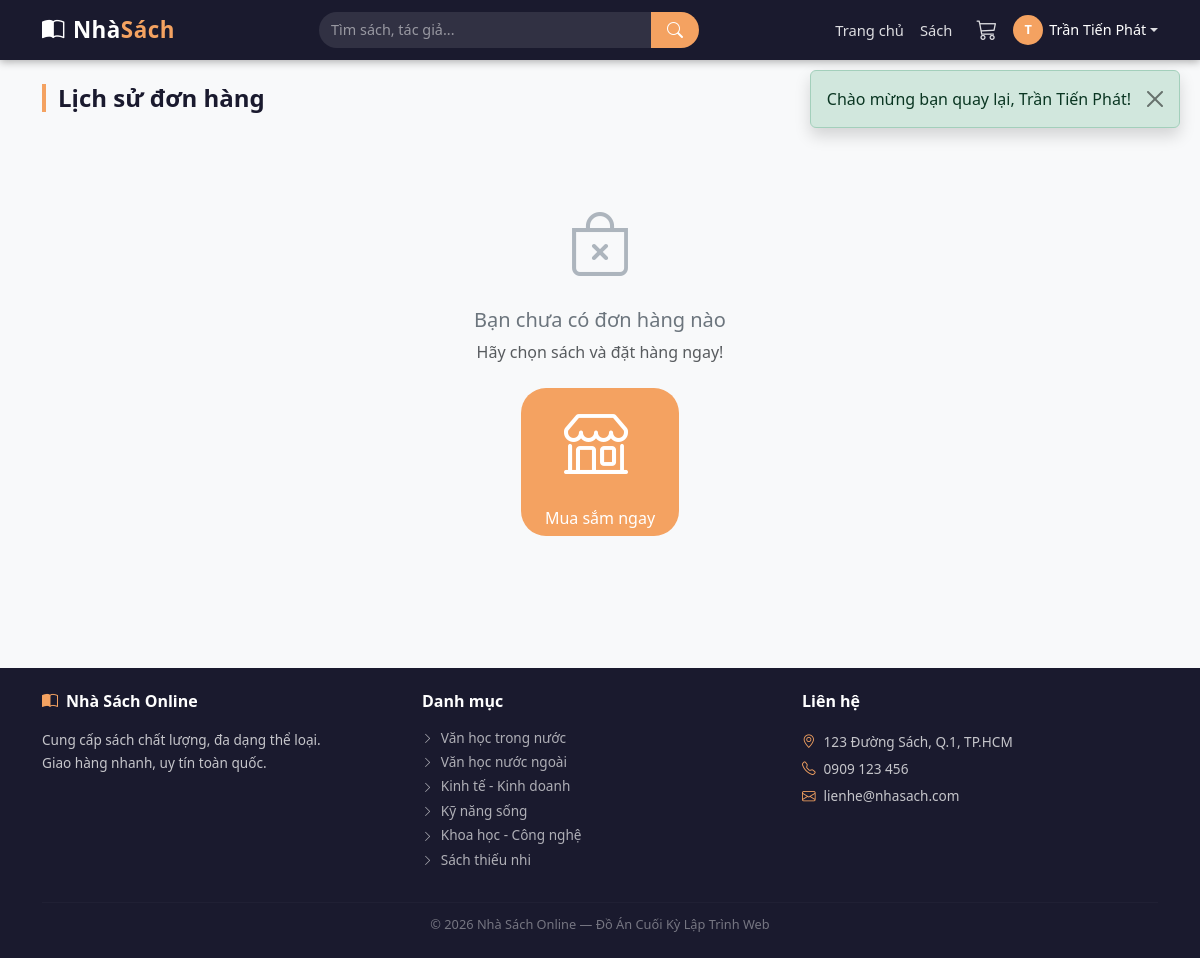
The page /orders.php (signed in) on the database as committed earlier.
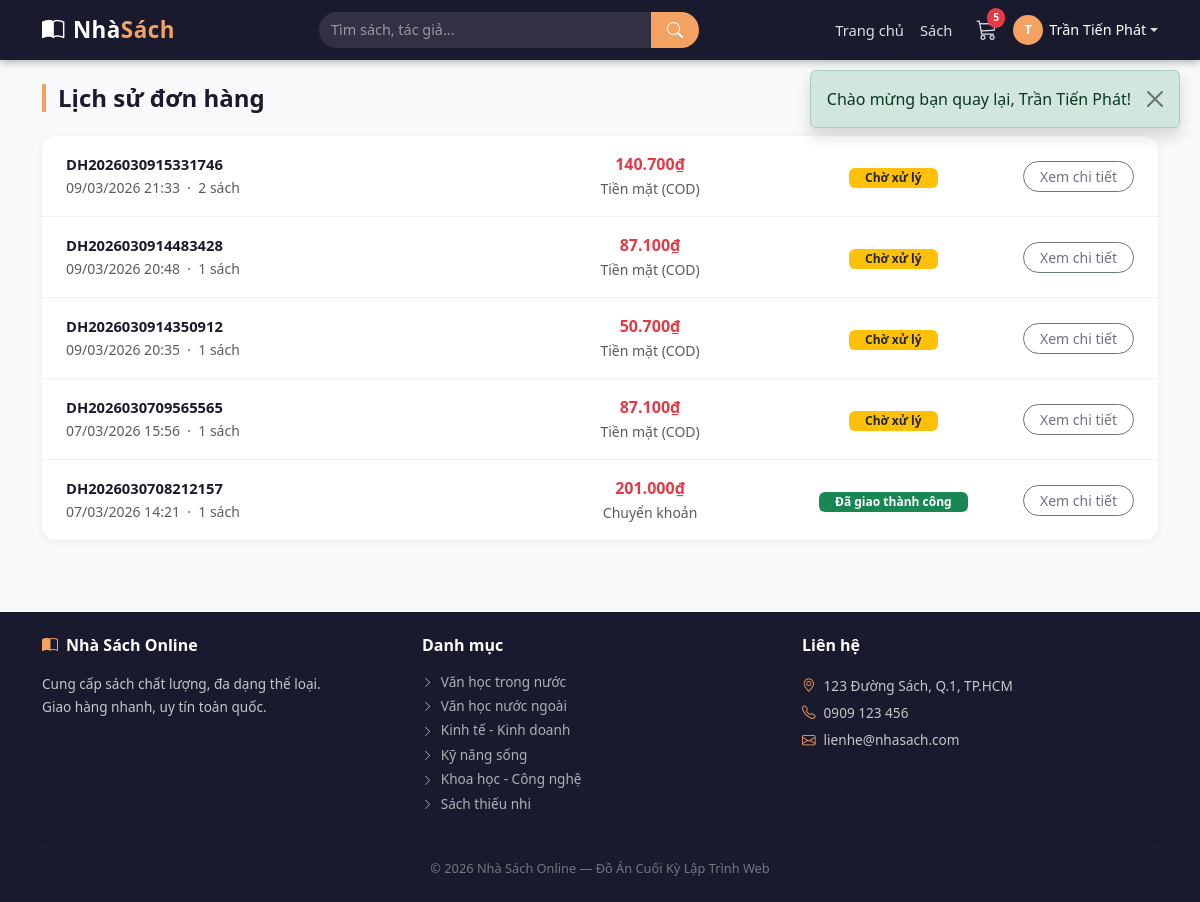
The same page on the database as committed later.
### tables this page shows
CREATE TABLE `the_loai` (
  `id` int(11) NOT NULL,
  `ten` varchar(100) NOT NULL,
  `mo_ta` text DEFAULT NULL,
  `trang_thai` tinyint(1) NOT NULL DEFAULT 1
);

CREATE TABLE `don_hang` (
  `id` int(11) NOT NULL,
  `ma_don` varchar(20) NOT NULL,
  `khach_hang_id` int(11) NOT NULL,
  `ngay_dat` datetime DEFAULT current_timestamp(),
  `ten_nguoi_nhan` varchar(100) NOT NULL,
  `so_dien_thoai` varchar(15) NOT NULL,
  `dia_chi` varchar(255) NOT NULL,
  `phuong_xa` varchar(100) DEFAULT NULL,
  `tinh_tp` varchar(100) DEFAULT NULL,
  `phuong_thuc_tt` enum('tien_mat','chuyen_khoan','truc_tuyen') NOT NULL DEFAULT 'tien_mat',
  `tong_tien` decimal(15,2) NOT NULL,
  `trang_thai` enum('cho_xu_ly','da_xac_nhan','da_giao','da_huy') NOT NULL DEFAULT 'cho_xu_ly',
  `ghi_chu` text DEFAULT NULL
);

### orders.php (the view, shortened to what this page needs)
<?php
require_once 'includes/header.php';
$kh_id = $_SESSION['khach_hang_id'];
$stmt = $pdo->prepare("
    SELECT dh.*,
           COUNT(ct.id) AS so_sach
    FROM don_hang dh
    LEFT JOIN chi_tiet_don_hang ct ON ct.don_hang_id = dh.id
    WHERE dh.khach_hang_id = ?
    GROUP BY dh.id
    ORDER BY dh.ngay_dat DESC
");
$stmt->execute([$kh_id]);
$don_hangs = $stmt->fetchAll();
$trang_thai_info = [
    'cho_xu_ly'   => ['label' => 'Chờ xử lý',       'class' => 'bg-warning text-dark'],
    'da_xac_nhan' => ['label' => 'Đã xác nhận',      'class' => 'bg-info text-white'],
    'da_giao'     => ['label' => 'Đã giao thành công','class' => 'bg-success text-white'],
    'da_huy'      => ['label' => 'Đã huỷ',           'class' => 'bg-danger text-white'],
];
$pt_label = [
    'tien_mat'     => 'Tiền mặt (COD)',
    'chuyen_khoan' => 'Chuyển khoản',
    'truc_tuyen'   => 'Trực tuyến',
];
?>
<div class="container py-4">
  <h4 class="section-title mb-4">Lịch sử đơn hàng</h4>
  <?php if (isset($don)): ?>
  <div class="mb-3">
    <a href="/nhasach/orders.php" class="text-muted" style="font-size:.88rem;">
      <i class="bi bi-arrow-left me-1"></i>Quay lại danh sách
    </a>
  </div>
  <div style="background:#fff; border-radius:14px; box-shadow:0 2px 10px rgba(0,0,0,.06); overflow:hidden;">
    <div class="px-4 py-3 d-flex justify-content-between align-items-center flex-wrap gap-2"
         style="background:#f8f9fa; border-bottom:1px solid #eee;">
      <div>
        <span class="fw-bold" style="color:#1a1a2e;">Mã đơn: <?= htmlspecialchars($don['ma_don']) ?></span>
        <small class="text-muted ms-3">
          <?= date('d/m/Y H:i', strtotime($don['ngay_dat'])) ?>
        </small>
      </div>
      <span class="badge <?= $trang_thai_info[$don['trang_thai']]['class'] ?> px-3 py-2">
        <?= $trang_thai_info[$don['trang_thai']]['label'] ?>
      </span>
    </div>
    <div class="px-4 py-3">
      <?php foreach ($chi_tiets as $ct): ?>
        <div class="d-flex align-items-center gap-3 mb-3">
          <?php if (!empty($ct['hinh']) && file_exists("uploads/" . $ct['hinh'])): ?>
            <img src="/nhasach/uploads/<?= htmlspecialchars($ct['hinh']) ?>"
                 style="width:55px; height:70px; object-fit:cover; border-radius:8px; flex-shrink:0;">
          <?php else: ?>
            <div style="width:55px; height:70px; background:#f0f0f0; border-radius:8px;
                        display:flex; align-items:center; justify-content:center; color:#ccc; flex-shrink:0;">
              <i class="bi bi-book fs-4"></i>
            </div>
          <?php endif; ?>
          <div style="flex:1;">
            <a href="/nhasach/book.php?id=<?= $ct['sach_id'] ?>"
               class="fw-semibold d-block" style="color:#1a1a2e; font-size:.9rem;">
              <?= htmlspecialchars($ct['ten_sach']) ?>
            </a>
            <small class="text-muted"><?= htmlspecialchars($ct['ma_sach']) ?></small>
          </div>
          <div class="text-end" style="flex-shrink:0;">
            <div style="font-size:.88rem; color:#666;">
              <?= number_format($ct['gia_ban_luc_dat'], 0, ',', '.') ?>₫ × <?= $ct['so_luong'] ?>
            </div>
            <div class="fw-bold" style="color:#e63946;">
              <?= number_format($ct['gia_ban_luc_dat'] * $ct['so_luong'], 0, ',', '.') ?>₫
            </div>
          </div>
        </div>
      <?php endforeach; ?>
      <hr>
      <div class="d-flex justify-content-between fw-bold">
        <span>Tổng thanh toán</span>
        <span style="color:#e63946; font-size:1.1rem;">
          <?= number_format($don['tong_tien'], 0, ',', '.') ?>₫
        </span>
      </div>
    </div>
    <div class="px-4 py-3" style="border-top:1px solid #f0f0f0; background:#fafafa;">
      <div class="row g-2" style="font-size:.88rem;">
        <div class="col-12 fw-semibold mb-1" style="color:#1a1a2e;">Thông tin giao hàng</div>
        <div class="col-5 text-muted">Người nhận</div>
        <div class="col-7"><?= htmlspecialchars($don['ten_nguoi_nhan']) ?></div>
        <div class="col-5 text-muted">Số điện thoại</div>
        <div class="col-7"><?= htmlspecialchars($don['so_dien_thoai']) ?></div>
        <div class="col-5 text-muted">Địa chỉ</div>
        <div class="col-7">
          <?= htmlspecialchars($don['dia_chi']) ?>,
          <?= htmlspecialchars($don['phuong_xa']) ?>,
          <?= htmlspecialchars($don['tinh_tp']) ?>
        </div>
        <div class="col-5 text-muted">Thanh toán</div>
        <div class="col-7"><?= $pt_label[$don['phuong_thuc_tt']] ?? '' ?></div>
        <?php if (!empty($don['ghi_chu'])): ?>
        <div class="col-5 text-muted">Ghi chú</div>
        <div class="col-7"><?= htmlspecialchars($don['ghi_chu']) ?></div>
        <?php endif; ?>
      </div>
    </div>
  </div>
  <?php else: ?>
  <?php if (empty($don_hangs)): ?>
    <div class="empty-state">
      <i class="bi bi-bag-x"></i>
      <h5>Bạn chưa có đơn hàng nào</h5>
      <p class="text-muted">Hãy chọn sách và đặt hàng ngay!</p>
      <a href="/nhasach/books.php" class="btn btn-accent px-4 mt-2">
        <i class="bi bi-shop me-2"></i>Mua sắm ngay
      </a>
    </div>
  <?php else: ?>
    <div style="background:#fff; border-radius:14px; box-shadow:0 2px 10px rgba(0,0,0,.06); overflow:hidden;">
      <?php foreach ($don_hangs as $i => $dh): ?>
        <div class="px-4 py-3 d-flex align-items-center gap-3 flex-wrap"
             style="border-bottom:<?= $i < count($don_hangs)-1 ? '1px solid #f0f0f0' : 'none' ?>;">
          <div style="flex:2; min-width:180px;">
            <div class="fw-bold" style="color:#1a1a2e; font-size:.92rem;">
              <?= htmlspecialchars($dh['ma_don']) ?>
            </div>
            <small class="text-muted">
              <?= date('d/m/Y H:i', strtotime($dh['ngay_dat'])) ?>
              &nbsp;·&nbsp; <?= $dh['so_sach'] ?> sách
            </small>
          </div>
          <div style="flex:1; text-align:center;">
            <div class="fw-bold" style="color:#e63946;">
              <?= number_format($dh['tong_tien'], 0, ',', '.') ?>₫
            </div>
            <small class="text-muted"><?= $pt_label[$dh['phuong_thuc_tt']] ?? '' ?></small>
          </div>
          <div style="flex:1; text-align:center;">
            <span class="badge <?= $trang_thai_info[$dh['trang_thai']]['class'] ?> px-3 py-1">
              <?= $trang_thai_info[$dh['trang_thai']]['label'] ?>
            </span>
          </div>
          <div style="flex-shrink:0;">
            <a href="/nhasach/orders.php?id=<?= $dh['id'] ?>"
               class="btn btn-sm btn-outline-secondary px-3" style="border-radius:20px;">
              Xem chi tiết
            </a>
          </div>
        </div>
      <?php endforeach; ?>
    </div>
  <?php endif; ?>
  <?php endif; ?>
</div>
<?php require_once 'includes/footer.php'; ?>

### includes/header.php (shortened to what this page needs)
<?php
require_once __DIR__ . '/../config/database.php';
$so_san_pham_gio = 0;
if (isset($_SESSION['khach_hang_id'])) {
    $stmt_gio = $pdo->prepare("SELECT COALESCE(SUM(so_luong),0) FROM gio_hang WHERE khach_hang_id=?");
    $stmt_gio->execute([$_SESSION['khach_hang_id']]);
    $so_san_pham_gio = (int)$stmt_gio->fetchColumn();
} elseif (isset($_SESSION['gio_hang'])) {
    foreach ($_SESSION['gio_hang'] as $sl) {
        $so_san_pham_gio += $sl;
    }
}
?>
<!DOCTYPE html>
<html lang="vi">
<head>
  <link href="https://cdn.jsdelivr.net/npm/bootstrap@5.3.0/dist/css/bootstrap.min.css" rel="stylesheet">
  <link href="https://cdn.jsdelivr.net/npm/bootstrap-icons@1.10.5/font/bootstrap-icons.css" rel="stylesheet">
  <link href="/nhasach/assets/css/style.css?v=2" rel="stylesheet">
</head>
<body>
<nav class="navbar navbar-expand-lg sticky-top">
  <div class="container">
    <a class="navbar-brand" href="/nhasach/index.php">
      <i class="bi bi-book-half me-2"></i>Nhà<span>Sách</span>
    </a>
    <div class="collapse navbar-collapse" id="navMenu">
      <form class="search-form d-flex mx-auto my-2 my-lg-0" style="width:380px; position:relative;"
      action="/nhasach/books.php" method="GET">
  <input class="form-control" type="search" name="search" id="search-input"
         placeholder="Tìm sách, tác giả..."
         value="<?= htmlspecialchars($_GET['search'] ?? '') ?>"
         autocomplete="off">
  <button class="btn btn-search" type="submit">
    <i class="bi bi-search"></i>
  </button>
</form>
      <ul class="navbar-nav me-3">
        <li class="nav-item">
          <a class="nav-link <?= basename($_SERVER['PHP_SELF']) == 'index.php' ? 'active' : '' ?>"
             href="/nhasach/index.php">Trang chủ</a>
        </li>
        <li class="nav-item">
          <a class="nav-link <?= basename($_SERVER['PHP_SELF']) == 'books.php' ? 'active' : '' ?>"
             href="/nhasach/books.php">Sách</a>
        </li>
      </ul>
      <a href="/nhasach/cart.php" class="cart-icon text-decoration-none me-3">
        <i class="bi bi-cart3"></i>
        <?php if ($so_san_pham_gio > 0): ?>
          <span class="cart-badge"><?= $so_san_pham_gio ?></span>
        <?php endif; ?>
      </a>
      <?php if (isset($_SESSION['khach_hang_id'])): ?>
        <div class="dropdown">
          <a class="nav-link dropdown-toggle d-flex align-items-center" href="#"
             data-bs-toggle="dropdown">
            <span class="user-avatar">
              <?= mb_substr($_SESSION['khach_hang_ten'], 0, 1, 'UTF-8') ?>
            </span>
            <span class="text-white" style="font-size:.9rem;">
              <?= htmlspecialchars($_SESSION['khach_hang_ten']) ?>
            </span>
          </a>
        </div>
      <?php endif; ?>
    </div>
  </div>
</nav>
<?php if (isset($_SESSION['flash'])): ?>
  <div class="flash-message">
    <div class="alert alert-<?= $_SESSION['flash']['type'] ?> alert-dismissible fade show shadow" role="alert">
      <?= htmlspecialchars($_SESSION['flash']['msg']) ?>
      <button type="button" class="btn-close" data-bs-dismiss="alert"></button>
    </div>
  </div>
<?php endif; ?>

### includes/footer.php (shortened to what this page needs)
<footer class="mt-5" style="background:#1a1a2e; color: rgba(255,255,255,0.75);">
  <div class="container py-4">
    <div class="row g-4">
      <div class="col-md-4">
        <h6 class="text-white fw-bold mb-3">
          <i class="bi bi-book-half me-2" style="color:#f4a261;"></i>Nhà Sách Online
        </h6>
        <p style="font-size:0.85rem; line-height:1.7;">
          Cung cấp sách chất lượng, đa dạng thể loại.<br>
          Giao hàng nhanh, uy tín toàn quốc.
        </p>
      </div>
      <div class="col-md-4">
        <h6 class="text-white fw-bold mb-3">Danh mục</h6>
        <ul class="list-unstyled" style="font-size:0.85rem;">
          <?php
          try {
              $stmt = $pdo->query("SELECT id, ten FROM the_loai WHERE trang_thai = 1 LIMIT 6");
              while ($tl = $stmt->fetch()):
          ?>
            <li class="mb-1">
              <a href="/nhasach/books.php?the_loai=<?= $tl['id'] ?>"
                 style="color:rgba(255,255,255,0.65); text-decoration:none;"
                 onmouseover="this.style.color='#f4a261'" onmouseout="this.style.color='rgba(255,255,255,0.65)'">
                <i class="bi bi-chevron-right me-1" style="font-size:0.7rem;"></i>
                <?= htmlspecialchars($tl['ten']) ?>
              </a>
            </li>
          <?php
              endwhile;
          } catch (Exception $e) {  }
          ?>
        </ul>
      </div>
      <div class="col-md-4">
        <h6 class="text-white fw-bold mb-3">Liên hệ</h6>
        <ul class="list-unstyled" style="font-size:0.85rem; line-height:2;">
          <li><i class="bi bi-geo-alt me-2" style="color:#f4a261;"></i>123 Đường Sách, Q.1, TP.HCM</li>
          <li><i class="bi bi-telephone me-2" style="color:#f4a261;"></i>0909 123 456</li>
          <li><i class="bi bi-envelope me-2" style="color:#f4a261;"></i>lienhe@nhasach.com</li>
        </ul>
      </div>
    </div>
    <hr style="border-color: rgba(255,255,255,0.1); margin: 16px 0 12px;">
    <p class="text-center mb-0" style="font-size:0.8rem; color:rgba(255,255,255,0.4);">
      © <?= date('Y') ?> Nhà Sách Online — Đồ Án Cuối Kỳ Lập Trình Web
    </p>
  </div>
</footer>
</body>
</html>

### assets/css/style.css (style rules this page uses)
:root { --primary: #1a1a2e; --accent: #f4a261; --accent-dk: #e08c4a; --danger: #e63946; --light-bg: #f8f9fa; --card-radius: 12px; }
body { color: #2d2d2d; background: var(--light-bg); }
a { text-decoration: none; }
.section-title { font-weight: 700; color: var(--primary); border-left: 4px solid var(--accent); padding-left: 12px; }
.btn-accent { background: var(--accent); color: #fff; border: none; border-radius: 25px; }
.empty-state { text-align: center; padding: 60px 20px; color: #adb5bd; }
.empty-state i { font-size: 4rem; display: block; margin-bottom: 16px; }
.empty-state h5 { color: #6c757d; }

### includes/header.php (style rules this page uses)
body { font-family: 'Segoe UI', sans-serif; background: #f8f9fa; }
.navbar { background: #1a1a2e !important; box-shadow: 0 2px 8px rgba(0,0,0,0.3); }
.navbar-brand { font-size: 1.4rem; font-weight: 700; color: #fff !important; letter-spacing: 0.5px; }
.navbar-brand span { color: #f4a261; }
.nav-link { color: rgba(255,255,255,0.85) !important; font-size: 0.92rem; transition: color .2s; }
.search-form .form-control { border-radius: 20px 0 0 20px; border: none; font-size: 0.9rem; background: rgba(255,255,255,0.1); color: #fff; }
.search-form .form-control::placeholder { color: rgba(255,255,255,0.5); }
.search-form .btn-search { border-radius: 0 20px 20px 0; background: #f4a261; border: none; color: #fff; padding: 6px 16px; }
.cart-icon { position: relative; color: rgba(255,255,255,0.85) !important; font-size: 1.3rem; }
.cart-badge { position: absolute; top: -6px; right: -8px; background: #e63946; color: #fff; font-size: 0.65rem; font-weight: 700; padding: 2px 5px; border-radius: 99px; min-width: 18px; text-align: center; }
.user-avatar { width: 30px; height: 30px; border-radius: 50%; background: #f4a261; color: #fff; display: inline-flex; align-items: center; justify-content: center; font-size: 0.8rem; font-weight: 700; margin-right: 6px; }
.flash-message { position: fixed; top: 70px; right: 20px; z-index: 9999; min-width: 300px; }

Rows that differ between the two databases and show on the page:
added don_hang: ma_don "DH2026030915331746", ngay_dat "09/03/2026 21:33", so_sach "2", tong_tien "140.700", phuong_thuc_tt "Tiền mặt (COD)", trang_thai "Chờ xử lý"
added don_hang: ma_don "DH2026030914483428", ngay_dat "09/03/2026 20:48", so_sach "1", tong_tien "87.100", phuong_thuc_tt "Tiền mặt (COD)", trang_thai "Chờ xử lý"
added don_hang: ma_don "DH2026030914350912", ngay_dat "09/03/2026 20:35", so_sach "1", tong_tien "50.700", phuong_thuc_tt "Tiền mặt (COD)", trang_thai "Chờ xử lý"
added don_hang: ma_don "DH2026030709565565", ngay_dat "07/03/2026 15:56", so_sach "1", tong_tien "87.100", phuong_thuc_tt "Tiền mặt (COD)", trang_thai "Chờ xử lý"
added don_hang: ma_don "DH2026030708212157", ngay_dat "07/03/2026 14:21", so_sach "1", tong_tien "201.000", phuong_thuc_tt "Chuyển khoản", trang_thai "Đã giao thành công"
Other text that changed with them:
$so_san_pham_gio: (not shown) → "5"
text no longer shown: "Bạn chưa có đơn hàng nào Hãy chọn sách và đặt hàng ngay! Mua sắm ngay"
